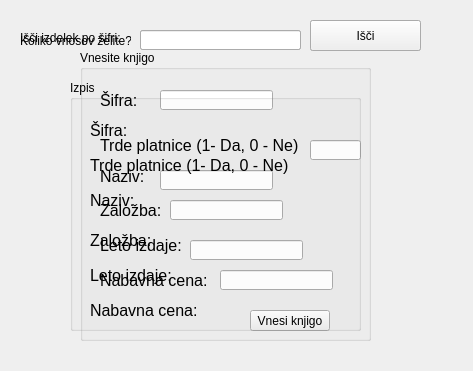
<?xml version="1.0" encoding="UTF-8"?>
<ui version="4.0">
 <class>Prva</class>
 <widget class="QWidget" name="Prva">
  <property name="windowModality">
   <enum>Qt::ApplicationModal</enum>
  </property>
  <property name="geometry">
   <rect>
    <x>0</x>
    <y>0</y>
    <width>473</width>
    <height>371</height>
   </rect>
  </property>
  <property name="sizePolicy">
   <sizepolicy hsizetype="Maximum" vsizetype="Maximum">
    <horstretch>0</horstretch>
    <verstretch>0</verstretch>
   </sizepolicy>
  </property>
  <property name="maximumSize">
   <size>
    <width>473</width>
    <height>371</height>
   </size>
  </property>
  <property name="windowTitle">
   <string>Evidenca knjig</string>
  </property>
  <property name="windowIcon">
   <iconset>
    <normaloff>book.jpg</normaloff>book.jpg</iconset>
  </property>
  <widget class="QPushButton" name="btn_potrdi">
   <property name="geometry">
    <rect>
     <x>310</x>
     <y>20</y>
     <width>111</width>
     <height>31</height>
    </rect>
   </property>
   <property name="text">
    <string>Potrdi</string>
   </property>
  </widget>
  <widget class="QLineEdit" name="txt_vnos">
   <property name="geometry">
    <rect>
     <x>140</x>
     <y>30</y>
     <width>161</width>
     <height>20</height>
    </rect>
   </property>
   <property name="font">
    <font>
     <pointsize>12</pointsize>
    </font>
   </property>
  </widget>
  <widget class="QLabel" name="lblvnos">
   <property name="geometry">
    <rect>
     <x>20</x>
     <y>30</y>
     <width>111</width>
     <height>21</height>
    </rect>
   </property>
   <property name="text">
    <string>Koliko vnosov želite?</string>
   </property>
  </widget>
  <widget class="QLabel" name="lbl_isci">
   <property name="geometry">
    <rect>
     <x>20</x>
     <y>30</y>
     <width>111</width>
     <height>16</height>
    </rect>
   </property>
   <property name="text">
    <string>Išči izdelek po šifri:</string>
   </property>
  </widget>
  <widget class="QLineEdit" name="txt_isci">
   <property name="geometry">
    <rect>
     <x>140</x>
     <y>30</y>
     <width>161</width>
     <height>20</height>
    </rect>
   </property>
   <property name="font">
    <font>
     <pointsize>12</pointsize>
    </font>
   </property>
  </widget>
  <widget class="QPushButton" name="btn_isci">
   <property name="geometry">
    <rect>
     <x>310</x>
     <y>20</y>
     <width>111</width>
     <height>31</height>
    </rect>
   </property>
   <property name="text">
    <string>Išči</string>
   </property>
  </widget>
  <widget class="QGroupBox" name="grp_box_vnos">
   <property name="geometry">
    <rect>
     <x>80</x>
     <y>50</y>
     <width>291</width>
     <height>291</height>
    </rect>
   </property>
   <property name="title">
    <string>Vnesite knjigo</string>
   </property>
   <widget class="QLabel" name="lbl_sifra">
    <property name="geometry">
     <rect>
      <x>20</x>
      <y>40</y>
      <width>71</width>
      <height>21</height>
     </rect>
    </property>
    <property name="font">
     <font>
      <pointsize>12</pointsize>
     </font>
    </property>
    <property name="text">
     <string>Šifra:</string>
    </property>
   </widget>
   <widget class="QLabel" name="lbl_platnice">
    <property name="geometry">
     <rect>
      <x>20</x>
      <y>70</y>
      <width>231</width>
      <height>51</height>
     </rect>
    </property>
    <property name="font">
     <font>
      <pointsize>12</pointsize>
     </font>
    </property>
    <property name="text">
     <string>Trde platnice (1- Da, 0 - Ne)</string>
    </property>
   </widget>
   <widget class="QLabel" name="lbl_naziv">
    <property name="geometry">
     <rect>
      <x>20</x>
      <y>120</y>
      <width>47</width>
      <height>13</height>
     </rect>
    </property>
    <property name="font">
     <font>
      <pointsize>12</pointsize>
     </font>
    </property>
    <property name="text">
     <string>Naziv:</string>
    </property>
   </widget>
   <widget class="QLabel" name="lbl_zalozba">
    <property name="geometry">
     <rect>
      <x>20</x>
      <y>150</y>
      <width>91</width>
      <height>21</height>
     </rect>
    </property>
    <property name="font">
     <font>
      <pointsize>12</pointsize>
     </font>
    </property>
    <property name="text">
     <string>Založba:</string>
    </property>
   </widget>
   <widget class="QLabel" name="lbl_leto">
    <property name="geometry">
     <rect>
      <x>20</x>
      <y>180</y>
      <width>121</width>
      <height>31</height>
     </rect>
    </property>
    <property name="font">
     <font>
      <pointsize>12</pointsize>
     </font>
    </property>
    <property name="text">
     <string>Leto izdaje:</string>
    </property>
   </widget>
   <widget class="QLabel" name="lbl_cena">
    <property name="geometry">
     <rect>
      <x>20</x>
      <y>220</y>
      <width>121</width>
      <height>21</height>
     </rect>
    </property>
    <property name="font">
     <font>
      <pointsize>12</pointsize>
     </font>
    </property>
    <property name="text">
     <string>Nabavna cena:</string>
    </property>
   </widget>
   <widget class="QLineEdit" name="txt_sifra">
    <property name="geometry">
     <rect>
      <x>80</x>
      <y>40</y>
      <width>113</width>
      <height>20</height>
     </rect>
    </property>
    <property name="font">
     <font>
      <pointsize>12</pointsize>
     </font>
    </property>
   </widget>
   <widget class="QLineEdit" name="txt_platnice">
    <property name="geometry">
     <rect>
      <x>230</x>
      <y>90</y>
      <width>51</width>
      <height>20</height>
     </rect>
    </property>
    <property name="font">
     <font>
      <pointsize>12</pointsize>
     </font>
    </property>
   </widget>
   <widget class="QLineEdit" name="txt_naziv">
    <property name="geometry">
     <rect>
      <x>80</x>
      <y>120</y>
      <width>113</width>
      <height>20</height>
     </rect>
    </property>
    <property name="font">
     <font>
      <pointsize>12</pointsize>
     </font>
    </property>
   </widget>
   <widget class="QLineEdit" name="txt_zalozba">
    <property name="geometry">
     <rect>
      <x>90</x>
      <y>150</y>
      <width>113</width>
      <height>20</height>
     </rect>
    </property>
    <property name="font">
     <font>
      <pointsize>12</pointsize>
     </font>
    </property>
   </widget>
   <widget class="QLineEdit" name="txt_leto">
    <property name="geometry">
     <rect>
      <x>110</x>
      <y>190</y>
      <width>113</width>
      <height>20</height>
     </rect>
    </property>
    <property name="font">
     <font>
      <pointsize>12</pointsize>
     </font>
    </property>
   </widget>
   <widget class="QLineEdit" name="txt_cena">
    <property name="geometry">
     <rect>
      <x>140</x>
      <y>220</y>
      <width>113</width>
      <height>20</height>
     </rect>
    </property>
    <property name="font">
     <font>
      <pointsize>12</pointsize>
     </font>
    </property>
   </widget>
   <widget class="QPushButton" name="btn_dodaj">
    <property name="geometry">
     <rect>
      <x>170</x>
      <y>260</y>
      <width>80</width>
      <height>21</height>
     </rect>
    </property>
    <property name="text">
     <string>Vnesi knjigo</string>
    </property>
   </widget>
  </widget>
  <widget class="QGroupBox" name="grp_izpis">
   <property name="geometry">
    <rect>
     <x>70</x>
     <y>80</y>
     <width>291</width>
     <height>251</height>
    </rect>
   </property>
   <property name="title">
    <string>Izpis</string>
   </property>
   <widget class="QLabel" name="lbl_sifra_2">
    <property name="geometry">
     <rect>
      <x>20</x>
      <y>40</y>
      <width>71</width>
      <height>21</height>
     </rect>
    </property>
    <property name="font">
     <font>
      <pointsize>12</pointsize>
     </font>
    </property>
    <property name="text">
     <string>Šifra:</string>
    </property>
   </widget>
   <widget class="QLabel" name="lbl_platnice_2">
    <property name="geometry">
     <rect>
      <x>20</x>
      <y>60</y>
      <width>231</width>
      <height>51</height>
     </rect>
    </property>
    <property name="font">
     <font>
      <pointsize>12</pointsize>
     </font>
    </property>
    <property name="text">
     <string>Trde platnice (1- Da, 0 - Ne)</string>
    </property>
   </widget>
   <widget class="QLabel" name="lbl_naziv_2">
    <property name="geometry">
     <rect>
      <x>20</x>
      <y>110</y>
      <width>51</width>
      <height>21</height>
     </rect>
    </property>
    <property name="font">
     <font>
      <pointsize>12</pointsize>
     </font>
    </property>
    <property name="text">
     <string>Naziv:</string>
    </property>
   </widget>
   <widget class="QLabel" name="lbl_zalozba_2">
    <property name="geometry">
     <rect>
      <x>20</x>
      <y>150</y>
      <width>71</width>
      <height>21</height>
     </rect>
    </property>
    <property name="font">
     <font>
      <pointsize>12</pointsize>
     </font>
    </property>
    <property name="text">
     <string>Založba:</string>
    </property>
   </widget>
   <widget class="QLabel" name="lbl_leto_2">
    <property name="geometry">
     <rect>
      <x>20</x>
      <y>180</y>
      <width>81</width>
      <height>31</height>
     </rect>
    </property>
    <property name="font">
     <font>
      <pointsize>12</pointsize>
     </font>
    </property>
    <property name="text">
     <string>Leto izdaje:</string>
    </property>
   </widget>
   <widget class="QLabel" name="lbl_cena_2">
    <property name="geometry">
     <rect>
      <x>20</x>
      <y>220</y>
      <width>121</width>
      <height>21</height>
     </rect>
    </property>
    <property name="font">
     <font>
      <pointsize>12</pointsize>
     </font>
    </property>
    <property name="text">
     <string>Nabavna cena:</string>
    </property>
   </widget>
   <widget class="QLabel" name="lbl_sifra_iz">
    <property name="geometry">
     <rect>
      <x>60</x>
      <y>40</y>
      <width>71</width>
      <height>21</height>
     </rect>
    </property>
    <property name="font">
     <font>
      <pointsize>12</pointsize>
     </font>
    </property>
    <property name="tabletTracking">
     <bool>false</bool>
    </property>
    <property name="text">
     <string/>
    </property>
   </widget>
   <widget class="QLabel" name="lbl_platnice_iz">
    <property name="geometry">
     <rect>
      <x>230</x>
      <y>70</y>
      <width>61</width>
      <height>31</height>
     </rect>
    </property>
    <property name="font">
     <font>
      <pointsize>12</pointsize>
     </font>
    </property>
    <property name="text">
     <string/>
    </property>
   </widget>
   <widget class="QLabel" name="lbl_naziv_iz">
    <property name="geometry">
     <rect>
      <x>70</x>
      <y>110</y>
      <width>71</width>
      <height>21</height>
     </rect>
    </property>
    <property name="font">
     <font>
      <pointsize>12</pointsize>
     </font>
    </property>
    <property name="text">
     <string/>
    </property>
   </widget>
   <widget class="QLabel" name="lbl_zalozba_iz">
    <property name="geometry">
     <rect>
      <x>90</x>
      <y>150</y>
      <width>61</width>
      <height>21</height>
     </rect>
    </property>
    <property name="font">
     <font>
      <pointsize>12</pointsize>
     </font>
    </property>
    <property name="text">
     <string/>
    </property>
   </widget>
   <widget class="QLabel" name="lbl_leto_iz">
    <property name="geometry">
     <rect>
      <x>110</x>
      <y>180</y>
      <width>71</width>
      <height>31</height>
     </rect>
    </property>
    <property name="font">
     <font>
      <pointsize>12</pointsize>
     </font>
    </property>
    <property name="text">
     <string/>
    </property>
   </widget>
   <widget class="QLabel" name="lbl_cena_iz">
    <property name="geometry">
     <rect>
      <x>130</x>
      <y>220</y>
      <width>71</width>
      <height>21</height>
     </rect>
    </property>
    <property name="font">
     <font>
      <pointsize>12</pointsize>
     </font>
    </property>
    <property name="text">
     <string/>
    </property>
   </widget>
  </widget>
 </widget>
 <layoutdefault spacing="6" margin="11"/>
 <resources/>
 <connections/>
</ui>
